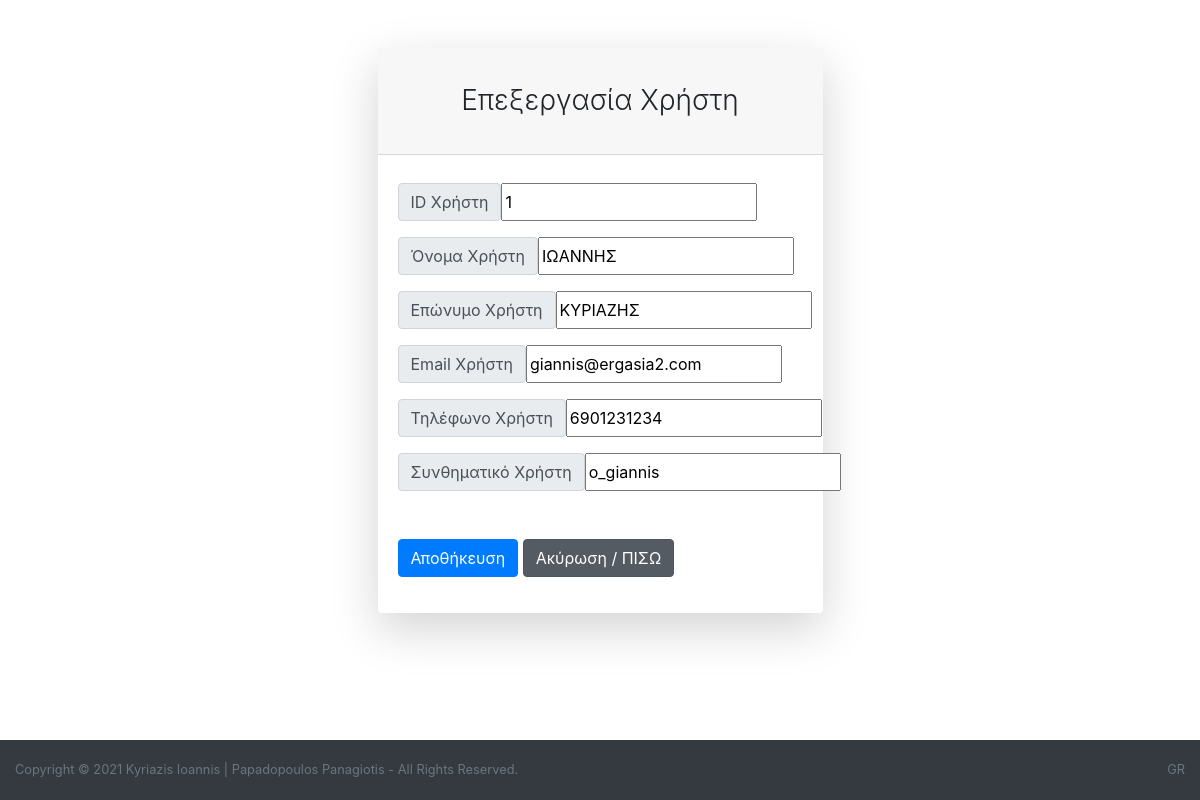
The page /epeksergasia.php?id_xrhsth=1 on the database its author committed.
### tables this page shows
CREATE TABLE `xrhsths` (
  `image` longblob NOT NULL,
  `id_xrhsth` int(10) UNSIGNED NOT NULL,
  `onoma_xrhsth` varchar(50) NOT NULL,
  `eponimo_xrhsth` varchar(50) NOT NULL,
  `email_xrhsth` varchar(50) NOT NULL,
  `tilefono_xrhsth` varchar(10) NOT NULL,
  `kodikos_xrhsth` varchar(50) NOT NULL
);

### epeksergasia.php (the view, shortened to what this page needs)
<html>
<head>
        <link rel="stylesheet" href="style.css" type="text/css" media="screen" />
<link rel="stylesheet" href="style.css">
<link href="https://cdn.datatables.net/1.10.20/css/dataTables.bootstrap4.min.css" rel="stylesheet" />
		<link rel='stylesheet' href='https://stackpath.bootstrapcdn.com/bootstrap/4.1.3/css/bootstrap.min.css'>
<link rel='stylesheet' href='https://cdnjs.cloudflare.com/ajax/libs/animate.css/3.7.0/animate.min.css'>
<link rel='stylesheet' href='https://maxcdn.bootstrapcdn.com/font-awesome/4.7.0/css/font-awesome.min.css'>
<link rel='stylesheet' href='https://cdnjs.cloudflare.com/ajax/libs/tether/1.4.4/css/tether.min.css'>
<link href="https://cdn.datatables.net/1.10.20/css/dataTables.bootstrap4.min.css" rel="stylesheet" />
</head>
<?php
include_once 'syndesh.php';
$result = mysqli_query($link,"SELECT * FROM xrhsths WHERE id_xrhsth='" . $_GET['id_xrhsth'] . "'");
$row= mysqli_fetch_array($result);
?>
<body>
<form name="frmUser" method="post" action="">
<div style="padding-bottom:5px;">
<div class="container">
            <div class="row justify-content-center">
                <div class="col-lg-5">
                    <div class="card shadow-lg border-0 rounded-lg mt-5">
                        <div class="card-header"><h3 class="text-center font-weight-light my-4">Επεξεργασία Χρήστη</h3></div>
                            <div class="card-body">
    <div class="input-group-prepend mt-2"><span class="input-group-text">ID Χρήστη</span>
    <input type="text" name="id_xrhsth"  value="<?php echo $row['id_xrhsth']; ?>"></div>
    <div class="input-group-prepend mt-3"><span class="input-group-text">Όνομα Χρήστη</span>
    <input type="text" name="onoma_xrhsth" class="txtField" value="<?php echo $row['onoma_xrhsth']; ?>"></div>
	<div class="input-group-prepend mt-3"><span class="input-group-text">Επώνυμο Χρήστη</span>
	<input type="text" name="eponimo_xrhsth" class="txtField" value="<?php echo $row['eponimo_xrhsth']; ?>"></div>
	<div class="input-group-prepend mt-3"><span class="input-group-text">Email Χρήστη</span>
	<input type="text" name="email_xrhsth" class="txtField" value="<?php echo $row['email_xrhsth']; ?>"></div>
	<div class="input-group-prepend mt-3"><span class="input-group-text">Τηλέφωνο Χρήστη</span>
	<input type="text" name="tilefono_xrhsth" class="txtField" value="<?php echo $row['tilefono_xrhsth']; ?>"></div>
	<div class="input-group-prepend mt-3"><span class="input-group-text">Συνθηματικό Χρήστη</span>
	<input type="text" name="kodikos_xrhsth" class="txtField" value="<?php echo $row['kodikos_xrhsth']; ?>"></div>
    <div class="form-group mt-5">
            <button type="submit" name="submit" value="Submit" class="btn btn-primary">Αποθήκευση</button>
			<a href="admin_xrhstes_oloi.php" class="btn btn-secondary active" role="button" aria-pressed="true">Ακύρωση / ΠΙΣΩ</a>
        </div>
</div>
            </div>
        </div>
		</div></div>
</div>
</form>
<footer class="bg-dark mt-auto footer">
    <div class="container-fluid">
        <div class="d-flex small">
            <div class="text-muted">Copyright © 2021 Kyriazis Ioannis | Papadopoulos Panagiotis - All Rights Reserved.</div>
            <div class="text-muted ml-auto">GR</div>
    </div>
</footer>
</body>
</html>

### style.css (style rules this page uses)
.form-control, .btn { min-height: 38px; border-radius: 2px; }
.btn { font-size: 15px; font-weight: bold; }
.footer { position: absolute; bottom: 0; width: 100%; height: 60px; line-height: 60px; background-color: #f5f5f5; }

### rows shown on the page
xrhsths: id_xrhsth "1", onoma_xrhsth "ΙΩΑΝΝΗΣ", eponimo_xrhsth "ΚΥΡΙΑΖΗΣ", email_xrhsth "giannis@ergasia2.com", tilefono_xrhsth "6901231234", kodikos_xrhsth "o_giannis"
